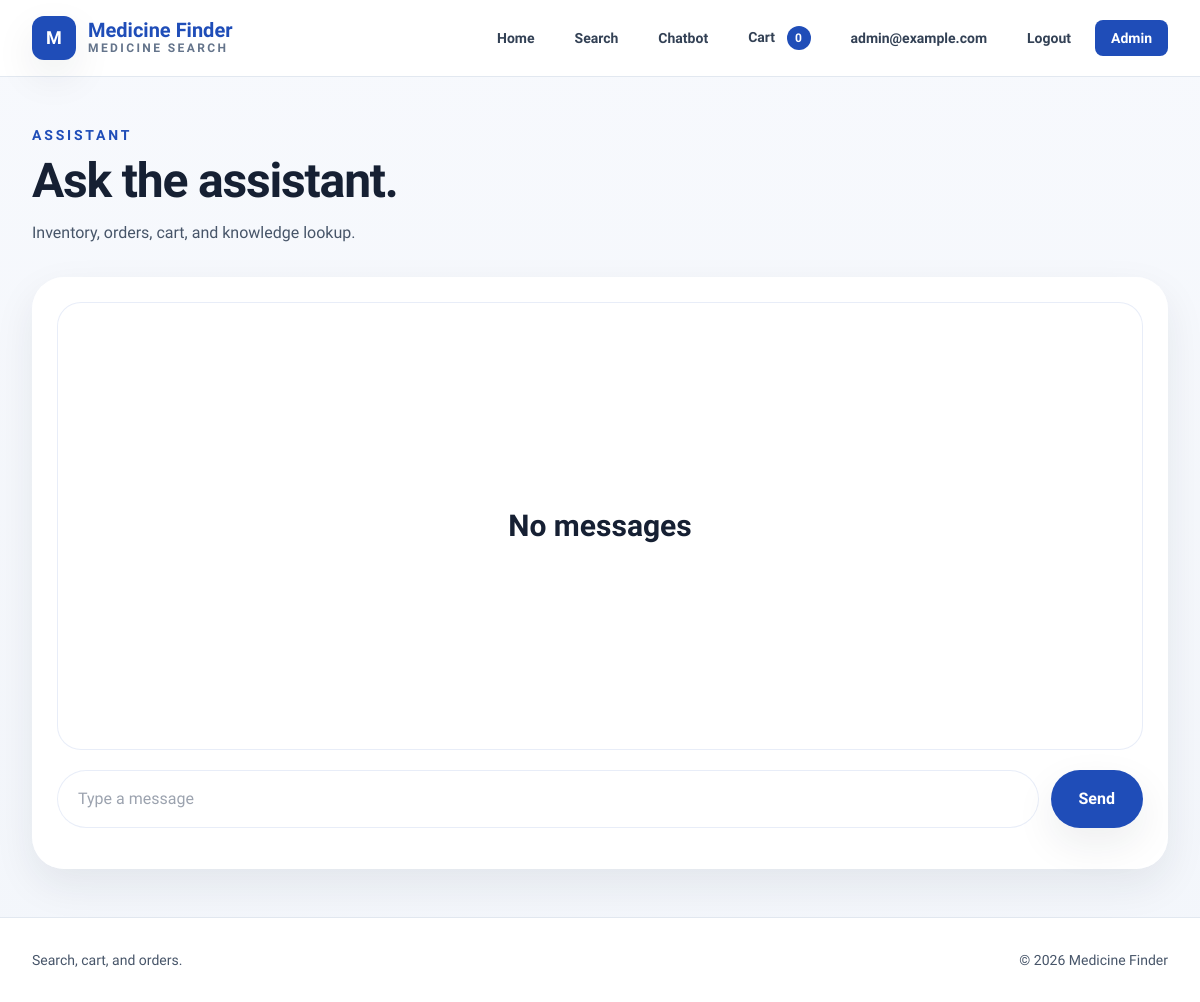
The page /chatbot (signed in) on the database as committed earlier.
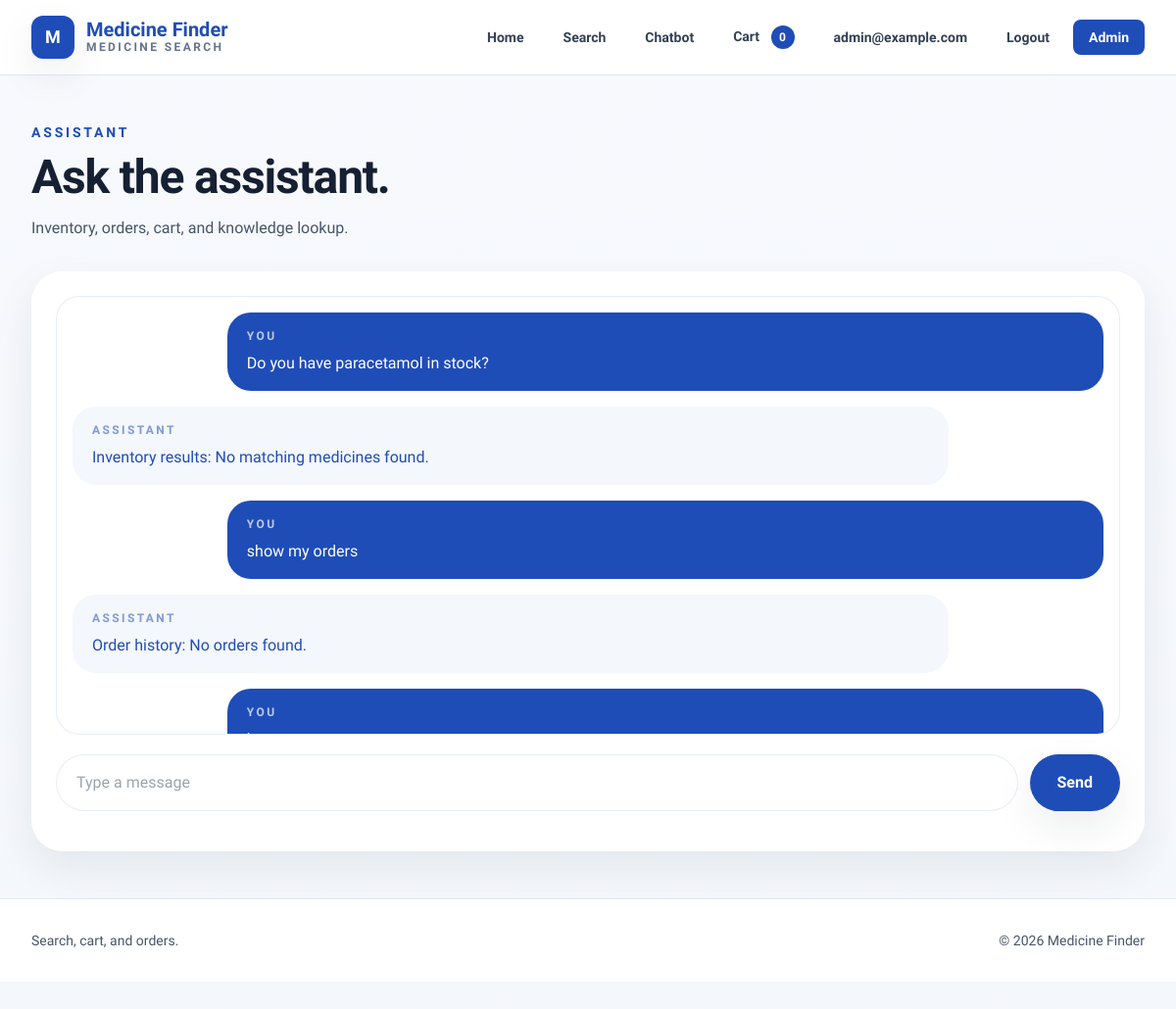
The same page on the database as committed later.
### app/models.py (models this page shows)
class User(UserMixin, db.Model):
    id = db.Column(db.Integer, primary_key=True)
    email = db.Column(db.String(120), unique=True, nullable=False)
    password = db.Column(db.LargeBinary(128), nullable=False)
    is_admin = db.Column(db.Boolean, default=False)
    chats = db.relationship("Chat", backref="user", lazy=True)
    orders = db.relationship("Order", backref="user", lazy=True)

class Chat(db.Model):
    id = db.Column(db.Integer, primary_key=True)
    user_id = db.Column(db.Integer, db.ForeignKey("user.id"), nullable=False)
    message = db.Column(db.Text, nullable=False)
    response = db.Column(db.Text, nullable=False)
    timestamp = db.Column(db.DateTime, default=datetime.utcnow)

### app/controllers/medicine_controller.py (the view, shortened to what this page needs)
@medicine_bp.route("/chatbot", methods=["GET", "POST"], endpoint="chatbot")
@login_required
def chatbot():
    chats = get_user_chats(current_user.id)
    return render_template("chatbot.html", chats=chats)

### app/models.py (called while the page is built)
@login_manager.user_loader
def load_user(user_id):
    return User.query.get(int(user_id))

### app/services/chat_service.py (called while the page is built)
def get_user_chats(user_id):
    return Chat.query.filter_by(user_id=user_id).order_by(Chat.timestamp.asc()).all()

### templates/chatbot.html (shortened to what this page needs)
{% extends "base.html" %}
{% block content %}
<section class="animate-rise">
  <div class="mb-8">
    <p class="text-sm font-semibold uppercase tracking-[0.2em] text-pine">Assistant</p>
    <h1 class="mt-3 text-5xl font-extrabold tracking-tight text-ink">Ask the assistant.</h1>
    <p class="mt-4 text-slate-600">Inventory, orders, cart, and knowledge lookup.</p>
  </div>
  <div class="glass-panel rounded-[2rem] border border-white/70 p-6 shadow-soft">
    <div
      id="chat-container"
      class="h-[28rem] overflow-y-auto rounded-[1.5rem] border border-pine/10 bg-white/70 p-4"
    >
      {% if chats %}
        {% for chat in chats %}
          <div class="mb-4 ml-auto max-w-[85%] rounded-3xl bg-pine px-5 py-4 text-white">
            <p class="text-xs font-semibold uppercase tracking-[0.2em] text-white/70">You</p>
            <p class="mt-2">{{ chat.message }}</p>
          </div>
          <div class="mb-4 max-w-[85%] rounded-3xl bg-mist px-5 py-4 text-pine">
            <p class="text-xs font-semibold uppercase tracking-[0.2em] text-pine/55">Assistant</p>
            <p class="mt-2">{{ chat.response }}</p>
          </div>
        {% endfor %}
      {% else %}
        <div class="flex h-full items-center justify-center">
          <div class="text-center">
            <p class="text-3xl font-bold text-ink">No messages</p>
          </div>
        </div>
      {% endif %}
    </div>
    <div class="mt-5 flex flex-col gap-3 sm:flex-row">
      <input
        type="text"
        id="chat-input"
        placeholder="Type a message"
        class="w-full rounded-full border border-pine/10 bg-white px-5 py-4 outline-none transition focus:border-teal focus:ring-4 focus:ring-teal/10"
      />
      <button
        id="send-btn"
        class="rounded-full bg-pine px-7 py-4 font-bold text-white shadow-soft transition hover:-translate-y-0.5 hover:bg-pine/90"
      >
        Send
      </button>
    </div>
  </div>
</section>
{% endblock %}

### templates/base.html (shortened to what this page needs)
<!DOCTYPE html>
<html lang="en">
  <head>
    <script src="https://cdn.tailwindcss.com"></script>
  </head>
  <body class="min-h-screen font-sans text-ink antialiased">
    <div class="relative z-10">
      <nav class="sticky top-0 z-50 border-b border-slate-200 bg-white/95">
        <div class="mx-auto flex max-w-7xl flex-col gap-4 px-4 py-4 lg:flex-row lg:items-center lg:justify-between lg:px-8">
          <div class="flex items-center justify-between">
            <a href="{{ url_for('main.index') }}" class="flex items-center gap-3">
              <div class="flex h-11 w-11 items-center justify-center rounded-xl bg-pine text-lg font-extrabold text-white shadow-soft">
                M
              </div>
              <div>
                <p class="text-xl font-extrabold leading-none text-pine">Medicine Finder</p>
                <p class="text-xs font-semibold uppercase tracking-[0.2em] text-slate-500">
                  Medicine search
                </p>
              </div>
            </a>
          </div>
          <div
            id="mobile-nav"
            class="hidden flex-col gap-2 rounded-2xl border border-slate-200 bg-white p-4 text-sm font-semibold text-slate-700 shadow-soft lg:flex lg:flex-row lg:items-center lg:gap-2 lg:border-0 lg:bg-transparent lg:p-0 lg:shadow-none"
          >
            <a href="{{ url_for('main.index') }}" class="rounded-lg px-4 py-2 hover:bg-slate-100">Home</a>
            <a href="{{ url_for('medicine.search_medicine') }}" class="rounded-lg px-4 py-2 hover:bg-slate-100">Search</a>
            <a href="{{ url_for('medicine.chatbot') }}" class="rounded-lg px-4 py-2 hover:bg-slate-100">Chatbot</a>
            <a href="{{ url_for('medicine.cart') }}" class="rounded-lg px-4 py-2 hover:bg-slate-100">
              Cart
              <span
                id="cart-count"
                class="ml-2 inline-flex h-6 min-w-[1.5rem] items-center justify-center rounded-full bg-pine px-2 text-xs font-bold text-white"
              >
                0
              </span>
            </a>
            {% if current_user.is_authenticated %}
            <a href="{{ url_for('auth.profile') }}" class="rounded-lg px-4 py-2 hover:bg-slate-100">
              {{ current_user.email }}
            </a>
            <a href="{{ url_for('auth.logout') }}" class="rounded-lg px-4 py-2 hover:bg-slate-100">Logout</a>
            {% if current_user.is_admin %}
            <a href="{{ url_for('medicine.admin') }}" class="rounded-lg bg-pine px-4 py-2 text-white hover:bg-pine/90">
              Admin
            </a>
            {% endif %}
            {% else %}
            <a href="{{ url_for('auth.login') }}" class="rounded-lg px-4 py-2 hover:bg-slate-100">Login</a>
            <a href="{{ url_for('auth.signup') }}" class="rounded-lg bg-pine px-4 py-2 text-white hover:bg-pine/90">Signup</a>
            {% endif %}
          </div>
        </div>
      </nav>
      <main class="mx-auto max-w-7xl px-4 py-8 lg:px-8 lg:py-12">
        {% block content %}{% endblock %}
      </main>
      <footer class="border-t border-slate-200 bg-white">
        <div class="mx-auto flex max-w-7xl flex-col gap-3 px-4 py-8 text-sm text-slate-600 lg:flex-row lg:items-center lg:justify-between lg:px-8">
          <p>Search, cart, and orders.</p>
          <p>&copy; 2026 Medicine Finder</p>
        </div>
      </footer>
    </div>
  </body>
</html>

### templates/base.html (style rules this page uses)
:root { color-scheme: light; }
body { background: linear-gradient(180deg, #f7f9fd 0%, #f3f6fb 100%); }
.glass-panel { background: rgba(255, 255, 255, 0.96); }

Rows that differ between the two databases and show on the page:
added Chat: message "Do you have paracetamol in stock?", response "Inventory results: No matching medicines found."
added Chat: message "show my orders", response "Order history: No orders found."
Other text that changed with them:
text no longer shown: "No messages"
